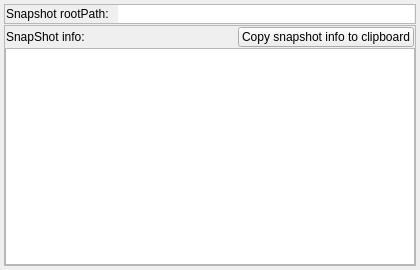
<?xml version="1.0" encoding="UTF-8"?>
<ui version="4.0">
 <class>SnapshotInfoWindow</class>
 <widget class="QMainWindow" name="SnapshotInfoWindow">
  <property name="geometry">
   <rect>
    <x>0</x>
    <y>0</y>
    <width>420</width>
    <height>270</height>
   </rect>
  </property>
  <property name="windowTitle">
   <string>Snapshot Details</string>
  </property>
  <widget class="QWidget" name="centralwidget">
   <layout class="QVBoxLayout" name="verticalLayout" stretch="0,0">
    <property name="spacing">
     <number>1</number>
    </property>
    <property name="leftMargin">
     <number>4</number>
    </property>
    <property name="topMargin">
     <number>4</number>
    </property>
    <property name="rightMargin">
     <number>4</number>
    </property>
    <property name="bottomMargin">
     <number>4</number>
    </property>
    <item>
     <widget class="QFrame" name="SnapshotInfoBar_2">
      <property name="maximumSize">
       <size>
        <width>16777215</width>
        <height>20</height>
       </size>
      </property>
      <property name="frameShape">
       <enum>QFrame::Shape::StyledPanel</enum>
      </property>
      <property name="frameShadow">
       <enum>QFrame::Shadow::Plain</enum>
      </property>
      <layout class="QHBoxLayout" name="horizontalLayout_2">
       <property name="leftMargin">
        <number>1</number>
       </property>
       <property name="topMargin">
        <number>0</number>
       </property>
       <property name="rightMargin">
        <number>1</number>
       </property>
       <property name="bottomMargin">
        <number>0</number>
       </property>
       <item>
        <widget class="QLabel" name="SnapshotRootPathLabel">
         <property name="text">
          <string>Snapshot rootPath: </string>
         </property>
        </widget>
       </item>
       <item>
        <widget class="QLineEdit" name="SnapshotRootPathEdit">
         <property name="frame">
          <bool>false</bool>
         </property>
         <property name="dragEnabled">
          <bool>true</bool>
         </property>
         <property name="readOnly">
          <bool>true</bool>
         </property>
        </widget>
       </item>
      </layout>
     </widget>
    </item>
    <item>
     <widget class="QFrame" name="frame">
      <property name="frameShape">
       <enum>QFrame::Shape::StyledPanel</enum>
      </property>
      <property name="frameShadow">
       <enum>QFrame::Shadow::Plain</enum>
      </property>
      <layout class="QVBoxLayout" name="verticalLayout_2">
       <property name="spacing">
        <number>1</number>
       </property>
       <property name="leftMargin">
        <number>0</number>
       </property>
       <property name="topMargin">
        <number>1</number>
       </property>
       <property name="rightMargin">
        <number>0</number>
       </property>
       <property name="bottomMargin">
        <number>0</number>
       </property>
       <item>
        <widget class="QFrame" name="SnapshotInfoBar_3">
         <property name="maximumSize">
          <size>
           <width>16777215</width>
           <height>20</height>
          </size>
         </property>
         <property name="frameShape">
          <enum>QFrame::Shape::NoFrame</enum>
         </property>
         <property name="frameShadow">
          <enum>QFrame::Shadow::Raised</enum>
         </property>
         <layout class="QHBoxLayout" name="horizontalLayout_3">
          <property name="leftMargin">
           <number>1</number>
          </property>
          <property name="topMargin">
           <number>0</number>
          </property>
          <property name="rightMargin">
           <number>1</number>
          </property>
          <property name="bottomMargin">
           <number>0</number>
          </property>
          <item>
           <widget class="QLabel" name="SnapshotInfoLabel">
            <property name="sizePolicy">
             <sizepolicy hsizetype="Minimum" vsizetype="Minimum">
              <horstretch>0</horstretch>
              <verstretch>0</verstretch>
             </sizepolicy>
            </property>
            <property name="text">
             <string>SnapShot info: </string>
            </property>
           </widget>
          </item>
          <item>
           <widget class="QPushButton" name="CopySnapshotInfoButton">
            <property name="sizePolicy">
             <sizepolicy hsizetype="Maximum" vsizetype="Minimum">
              <horstretch>0</horstretch>
              <verstretch>0</verstretch>
             </sizepolicy>
            </property>
            <property name="text">
             <string>Copy snapshot info to clipboard</string>
            </property>
           </widget>
          </item>
         </layout>
        </widget>
       </item>
       <item>
        <widget class="QPlainTextEdit" name="SnapshotInfoEdit">
         <property name="undoRedoEnabled">
          <bool>false</bool>
         </property>
         <property name="lineWrapMode">
          <enum>QPlainTextEdit::LineWrapMode::WidgetWidth</enum>
         </property>
         <property name="readOnly">
          <bool>true</bool>
         </property>
        </widget>
       </item>
      </layout>
     </widget>
    </item>
   </layout>
  </widget>
 </widget>
 <resources/>
 <connections/>
</ui>
